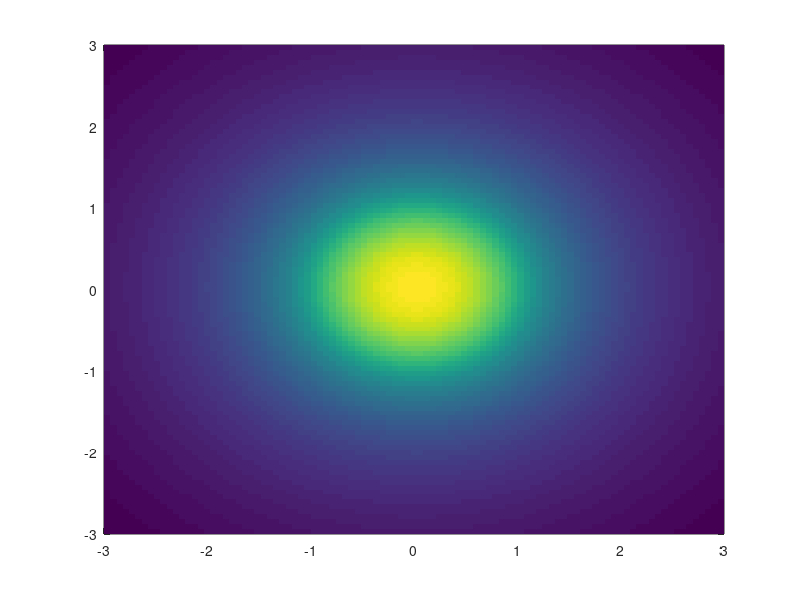
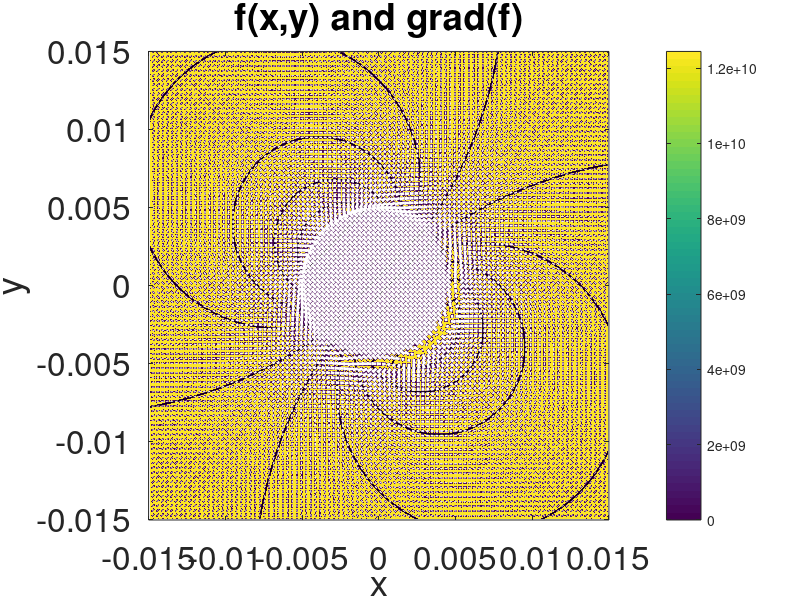
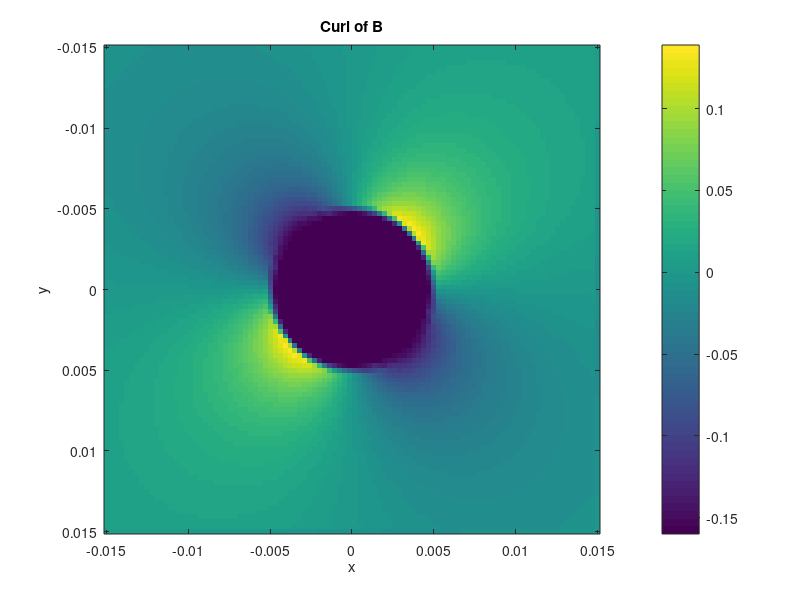
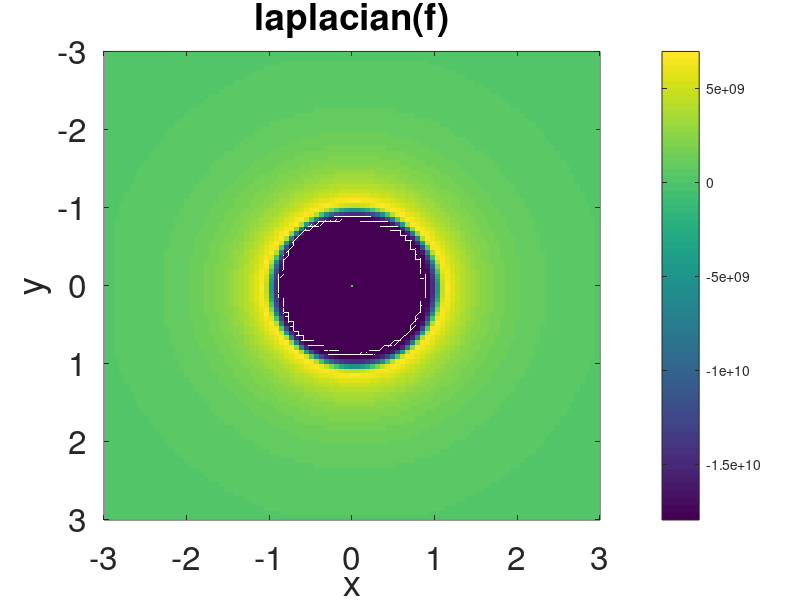

MATLAB code to generate these figures, in order:
%% Author: Alec Sblendorio 
%% Due Date: December 4, 2020
%% Subject: EP 501 Numerical Methods for Scientists and Engineers 
%% Project #5
%%Problem 1: Numerical Vector Derivatives (curl)
%%Problem #2: Numerical Vector Derivatives (gradient and laplacian)
%%Problem #3: Integration in Multiple Dimensions
%%Problem #4: Line Integration
% Collaboration with Dennis Turano, and Bartosz Kwiecisnki, and Joseph
% Akash

%% Problem #1: Numerical Vector Derivatives (curl):
%%Part A: Plot the two components of the vector magnetic field defined by the 
%%piecewise function. Use an image plot (e.g. pcolor and shading flat in
% MATLAB for each magnetic field component (Bx,By) and have your plot 
%%show the region −3a ≤ x ≤ 3a, −3a ≤ y ≤ 3a. Make sure you add a colorbar 
%%and axis labels to your plot. You will need to define a range and resolution
%%in x and y, and create a meshgrid from that. Be sure to use a resolution 
%%fine enough to resolve important variations in this function.

%%Part B: Make a quiver plot of the magnetic field B; add labels, etc

%%Part C: Compute the numerical curl of B, i.e. ∇ × B. Use centered 
%%differences on the interior grid points and first-order derivatives on the edges.
%%Plot your result using imagesc, or pcolor.

%%Part D: Compute ∇ × B analytically (viz. by hand). Plot the alongside your
%%numerical approximation and demonstrate that they are suitably similar.

disp('%%%%%%%%%%%%%%%%%%PROBLEM #1 ANSWER BEGIN%%%%%%%%%%%%%%%%%%');

%% Multidimensional function and partial derivatives:  grad and div (laplacian and curl also useful)
lx=100;
ly=100;
%constants
I=10;
a=0.005;
m0=(4*pi)*10.^(-7);

x = linspace(-3*a,3*a,lx);
y = linspace(-3*a,3*a,ly);
[X,Y]=meshgrid(x,y);
%f=exp(-(X.^2)/2/2).*exp(-Y.^2/2/1);

f = zeros(100,100);
for i=1:100
    for j=1:100
        if (sqrt(x(i).^2 +y(j).^2) < a)
            f(i,j) = ((m0.*I)/(2.*pi.*a.^2).*sqrt(x(i).^2+y(j).^2)).*(-y(j)/sqrt(x(i).^2+y(j).^2)+(x(i)./sqrt(x(i).^2+y(j).^2)));
        else
            f(i,j) = ((m0.*I)/(2.*pi.*sqrt(x(i).^2+y(j).^2))).*(-y(j)/sqrt(x(i).^2+y(j).^2)+(x(i)./sqrt(x(i).^2+y(j).^2)));
        end %if 
    end %for
end %for

%% plotter
figure(1);
pcolor(x,y,f);
shading flat;
colorbar;
hold off;

figure(2);
contourf(x,y,f);
xlabel('x');
ylabel('y');
xlim([-0.015 0.015]);
ylim([-0.015 0.015]);
title('f(x,y) and grad(f)');
colorbar;
hold off;

%gradient of scalar function
dx=x(2)-x(1);
dy=y(2)-y(1);

%% Gradient
gradx=zeros(size(f));
grady=zeros(size(f));

%x component of gradient
gradx(:,1)=(f(:,2)-f(:,1))/dx;
for ix=2:lx-1
    gradx(:,ix)=(f(:,ix+1)-f(:,ix-1))/2/dx;    %\partial/\partial x
end %for
gradx(:,lx)=(f(:,lx)-f(:,lx-1))/dx;

%y component of gradient
grady(1,:)=(f(2,:)-f(1,:))/dy;
for iy=2:ly-1
    grady(iy,:)=(f(iy+1,:)-f(iy-1,:))/2/dy;    %\partial/\partial y
end %for
grady(ly,:)=(f(ly,:)-f(ly-1,:))/dy;

%add quiver on top of color plot
hold on;
quiver(X,Y,gradx,grady,'Color','white','LineWidth',2);
set(gca,'FontSize',24);


%% Curl Numerical
curlx=zeros(ly,lx);
curly=zeros(ly,lx);

% x component of curl
curlx(:,1)=(f(:,2)-f(:,1))/dx;
for ix=2:lx-1
    curlx(:,ix)=(f(:,ix+1)-f(:,ix-1))/2/dx;    %\partial/\partial x
end %for
curlx(:,lx-1)=(f(:,lx-1)-f(:,lx-2))/dx;

%y component of curl 
curly(1,:)=(f(2,:)-f(1,:))/dy;
for iy=2:ly-1
    curly(iy,:)=(f(iy+1,:)-f(iy-1,:))/2/dy;    %\partial/\partial y
end %for
curly(ly-1,:)=(f(ly-1,:)-f(ly-2,:))/dy;

curl_B=curlx-curly;

figure(3);
imagesc(x,y,curl_B);
xlabel('x');
ylabel('y');
title('Curl of B');
colorbar;
hold off;

%% Curl Analytical
f = zeros(100,100);
for i=1:100
    for j=1:100
        if (sqrt(x(i).^2 +y(j).^2) < a)
            f(i,j) = 2*((m0.*I)/(2.*pi.*a.^2)); %Hand calculated curl 
        else
            f(i,j) = 0; %Hand calculated curl 
        end %if 
    end %for
end %for

figure(4);
imagesc(x,y,f);
xlabel('x');
ylabel('y');
title('Analytical Curl of B');
colorbar;
shading flat; 


disp('%%%%%%%%%%%%%%%%%%PROBLEM #1 ANSWER END%%%%%%%%%%%%%%%%%%');

disp('%%%%%%%%%%%%%%%%%%PROBLEM #1 ANSWER PLOTS%%%%%%%%%%%%%%%%%%');
%% Problem #2: Numerical Vector Derivatives (gradient and laplacian)
%%Part A:  Compute and plot the scalar field. and plot this function in the 
%%region−3a≤x≤3a,−3a≤y≤3a in the z=0 plane. Be sure to use a resolution 
%%fine enough to resolve variations in this function 
%%(aside from those associated with the singularity).

%%Part B: Write a function to numerically compute the Laplacian of a scalar field, i.e. ∇2Φ.
%%Plot your result with appropriate labels and colorbars.

%%Part C: Compute an analytical laplacian (viz. differentiate by hand),
%%plot the results alongside your numerical calculation, 
%%and demonstrate that your numerical laplacian is suitably accurate.

disp('%%%%%%%%%%%%%%%%%%PROBLEM #2 ANSWER BEGIN%%%%%%%%%%%%%%%%%%');
%% Multidimensional function and partial derivatives:  grad and div (laplacian and curl also useful)
lx=100;
ly=100;
% lz=100;

%constants
Q=1;
a=1;
e0=8.854.*10.^(-12);

x = linspace(-3*a,3*a,lx);
y = linspace(-3*a,3*a,ly);
% z = linspace(-3*a,3*a,lz);
[X,Y]=meshgrid(x,y);
%f=exp(-(X.^2)/2/2).*exp(-Y.^2/2/1);

f = zeros(100,100);
for i=1:100
    for j=1:100
        if (sqrt(x(i).^2 +y(j).^2) < a)
            f(i,j) = Q/(4.*pi.*e0.*a) - Q/(8.*pi.*e0.*a.^3).*(x(i).^2+y(j).^2-a.^2); 
        else
            f(i,j) = Q/(4.*pi.*e0.*sqrt(x(i).^2 +y(j).^2));
        end %if 
    end %for
end %for

%% plotter
figure(1);
pcolor(x,y,f);
shading flat;

figure(2);
contourf(x,y,f);
xlabel('x');
ylabel('y');
title('f(x,y) and grad(f)');
colorbar;

%gradient of scalar function
dx=x(2)-x(1);
dy=y(2)-y(1);
% dz=z(2)-z(1);

%% Gradient
gradx=zeros(size(f));
grady=zeros(size(f));
% gradz=zeros(size(f));

%x component of gradient
gradx(:,1)=(f(:,2)-f(:,1))/dx;
for ix=2:lx-1
    gradx(:,ix)=(f(:,ix+1)-f(:,ix-1))/2/dx;    %\partial/\partial x
end %for
gradx(:,lx)=(f(:,lx)-f(:,lx-1))/dx;

%y component of gradient
grady(1,:)=(f(2,:)-f(1,:))/dy;
for iy=2:ly-1
    grady(iy,:)=(f(iy+1,:)-f(iy-1,:))/2/dy;    %\partial/\partial y
end %for
grady(ly,:)=(f(ly,:)-f(ly-1,:))/dy;

%z component of gradient
% gradz(1,:)=(f(2,:)-f(1,:))/dz;
% for iz=2:lz-1
%     gradz(iz,:)=(f(iz+1,:)-f(iz-1,:))/2/dz;    %\partial/\partial y
% end %for
% gradz(lz,:)=(f(lz,:)-f(lz-1,:))/dz;

%add quiver on top of color plot
hold on;
quiver(X,Y,gradx,grady,'Color','white','LineWidth',2);
set(gca,'FontSize',24);
hold off;

%% Take the Laplacian by taking divergence of the previously computed gradient
f=gradx;
g=grady;
% h=gradz;

%x-derivative part of the divergence
divx=zeros(size(f));
divx(:,1)=(f(:,2)-f(:,1))/dx;
for ix=2:lx-1
    divx(:,ix)=(f(:,ix+1)-f(:,ix-1))/2/dx;
end %for
divx(:,lx)=(f(:,lx)-f(:,lx-1))/dx;

%y-derivative part of the divergence
divy=zeros(size(y));
divy(1,:)=(g(2,:)-g(1,:))/dy;
for iy=2:ly-1
    divy(iy,:)=(g(iy+1,:)-g(iy-1,:))/2/dy;
end %for
divy(ly,:)=(g(ly,:)-g(ly-1,:))/dy;


% z-derivative part of the divergence 
% divz=zeros(size(z));
% divz(1,:)=(h(2,:)-h(1,:))/dz;
% for iz=2:lz-1
%     divz(iz,:)=(h(iz+1,:)-h(iz-1,:))/2/dz;
% end %for
% divz(lz,:)=(h(lz,:)-h(lz-1,:))/dz;

div=divx+divy;    %this is really laplacian b/c input is gradient

figure(4);
surface(x,y,div);
set(gca,'FontSize',24);
xlabel('x');
ylabel('y');
zlabel('z');
title('laplacian(f)');
colorbar;
shading flat; 
disp('%%%%%%%%%%%%%%%%%%PROBLEM #2 ANSWER END%%%%%%%%%%%%%%%%%%');
disp('%%%%%%%%%%%%%%%%%%PROBLEM #2 ANSWER PLOTS%%%%%%%%%%%%%%%%%%');
%% Problem #3: Integration in Multiple Dimensions.
%%Part A:  Numerically compute the electrostatic energy in the region
%%R ≡ −3a ≤ x ≤ 3a,−3a ≤ y ≤ 3a, −3a ≤ z ≤ 3a, defined by the integral.
%%using an iterated trapezoidal method (sweeps of single dimensional integrations) 
%%or multi-dimensional trapezoidal method program that you write.


disp('%%%%%%%%%%%%%%%%%%PROBLEM #3 ANSWER BEGIN%%%%%%%%%%%%%%%%%%');

disp('%%%%%%%%%%%%%%%%%%PROBLEM #3 ANSWER END%%%%%%%%%%%%%%%%%%');
%% Problem #4: Line Integration
%%Part A:  Compute and plot the parametric path
%%r(φ)≡x(φ)eˆ +y(φ)eˆ =r cosφeˆ +r sinφeˆ (0≤φ≤2π) xy0x0y
%%in the x,y plane on the same axis as your magnetic field components 
%%from problem 1 (create a new figure which plots the path on top of a 
%%pcolor plot of each component). Take r0 = 2a. You will need to define a 
%%grid in φ to do this.

%%Part B: Plot the two components of the magnetic field B(x(φ), y(φ)) at 
%%the x, y points along r and visually compare against your image plots of
%%the magnetic field and path to verify.

%%Part C: Numerically compute the tangent vector to the path r by performing the derivative:
%%Compare your numerical results against the analytical derivative (e.g. plot the two)
%%and refine your grid in φ (if necessary) such that you get visually 
%%acceptable results - i.e. such that the path appears circular.

%%Part D: Numerically compute the auxiliary magnetic field integrated around the path r, i.e.
%%where the differential path length is given by:

disp('%%%%%%%%%%%%%%%%%%PROBLEM #4 ANSWER BEGIN%%%%%%%%%%%%%%%%%%');

disp('%%%%%%%%%%%%%%%%%%PROBLEM #4 ANSWER END%%%%%%%%%%%%%%%%%%');

%% END PROJECT #5